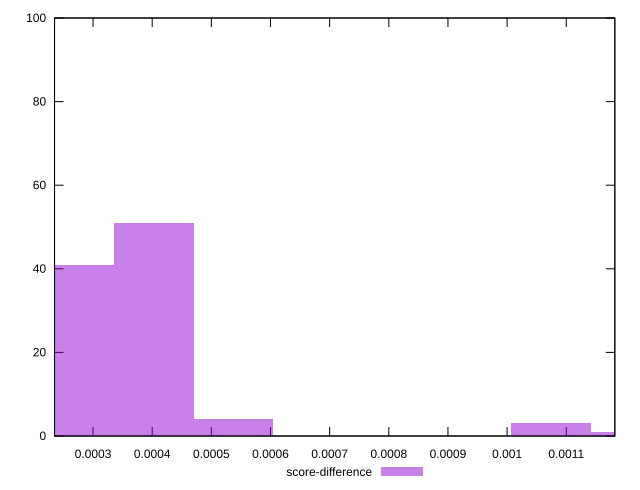

Here is the gnuplot script that generated this plot:
reset

$scoreDifference <<EOF
0.0004029716131885195 51
0.0005372954842513593 4
0.00026864774212567965 41
0.0010745909685027186 3
0.0012089148395655585 1
EOF

set key outside below
set boxwidth 0.00013432387106283983
set xrange [0.00023490155422734027:0.0011821061475663086]
set yrange [0:100]
set trange [0:100]
set style fill transparent solid 0.5 noborder
set terminal svg size 640, 490 enhanced background rgb 'white'
set output "report_00008_2021-01-22T20:58:29.167/first-contentful-paint/samples/pages+cached+noexternal+nojs/score-difference/histogram.svg"

plot $scoreDifference title "score-difference" with boxes

reset
